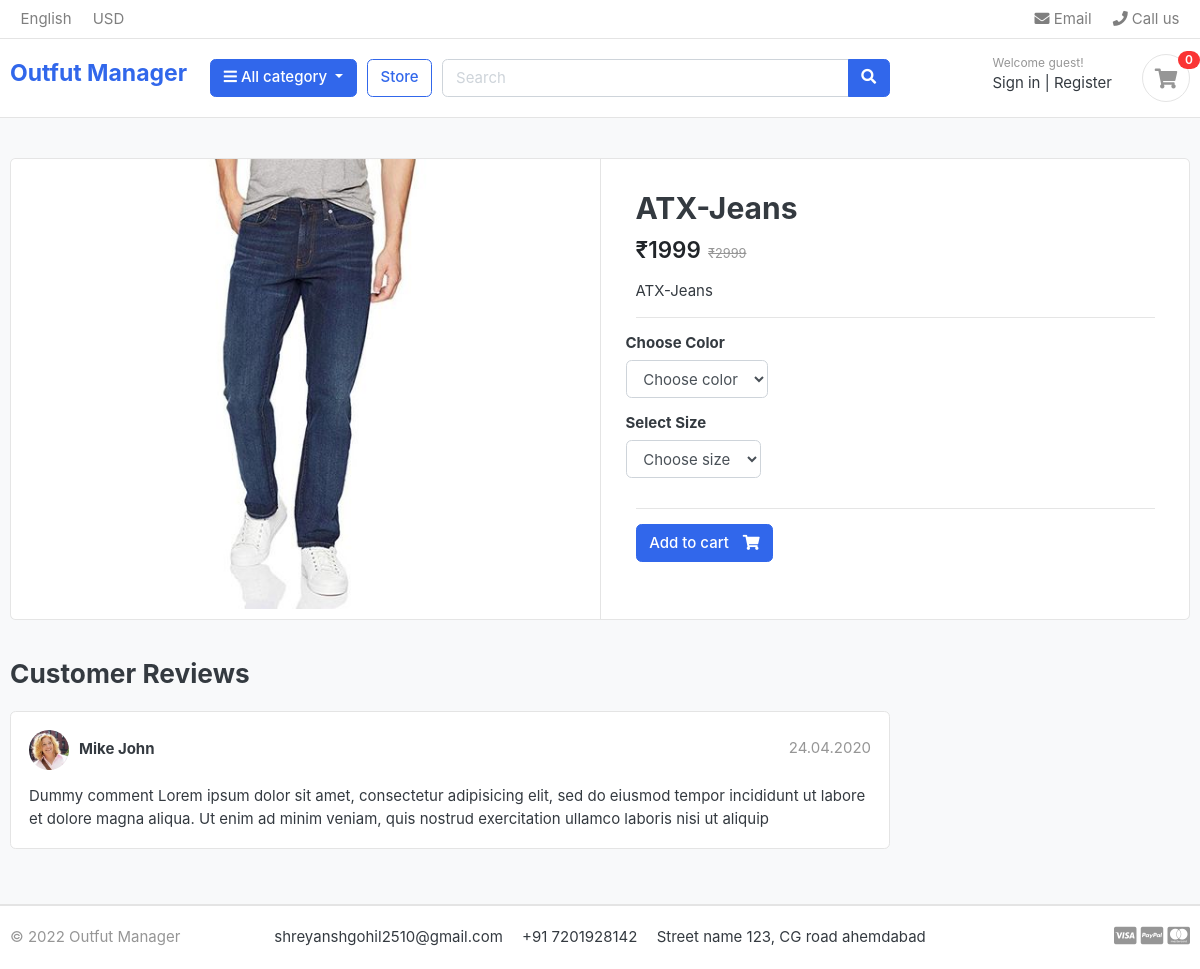
Screenshot of /single_product/372b02a9-1a77-4600-a771-989e340ffc80/ with the database file from the repository.
### store/models.py (models this page shows, shortened)
class Product(models.Model):
    category = models.ForeignKey(Category,on_delete=models.CASCADE)
    product_name = models.CharField(max_length=200)
    product_desc = models.TextField()
    price_main = models.IntegerField(validators=[MinValueValidator(0)],blank=True,null=True)
    price_discount = models.IntegerField(validators=[MinValueValidator(0)])
    product_img = models.ImageField(default='default/default.jpg',null=True,blank =True,upload_to ='products' )
    stock = models.IntegerField(validators=[MinValueValidator(0)])
    is_available = models.BooleanField(default=True)
    modified_date = models.DateTimeField(auto_now=True)
    colors = models.ManyToManyField('Color')
    sizes = models.ManyToManyField('Size')
    created = models.DateTimeField(auto_now_add=True,null=True)
    id = models.UUIDField(default = uuid.uuid4,unique = True,primary_key = True,editable = False)

### store/views.py (the view)
# urls.py: path('single_product/<str:pk>/',views.single_product,name='single_product'),
def single_product(request, pk):
    single_product = Product.objects.get(id=pk)
    in_cart = CartItem.objects.filter(cart__cart_id=_cart_id(request), product=single_product).exists()
    context = {'product': single_product, 'in_cart': in_cart}
    return render(request, 'store/single-product.html', context)

### store/context_processors.py (called while the page is built)
def menu_links(requst):
    links = Category.objects.all()
    return dict(links=links)

def counter(request):
    cart_count = 0
    cart = Cart.objects.filter(cart_id=_cart_id(request))
    if request.user.is_authenticated:
        cart_iteams = CartItem.objects.all().filter(user = request.user)
    else:
        cart_iteams = CartItem.objects.all().filter(cart=cart[:1])
    for cart_iteam in cart_iteams:
        cart_count += cart_iteam.quantity
    return dict(cart_count=cart_count)

### store/models.py (called while the page is built)
    def cat_url(self):
        return reverse('store_cat',args=[self.category_name])

### store/views.py (called while the page is built)
def _cart_id(request):
    cart = request.session.session_key
    if not cart:
        cart = request.session.create()
    return cart

### store/templates/store/single-product.html (shortened to what this page needs)
{%extends 'main.html'%}
{%block content%}
<section class="section-content padding-y bg">
  <div class="container">
    <div class="card">
      <div class="row no-gutters">
        <aside class="col-md-6">
          <article class="gallery-wrap">
            <div class="img-big-wrap">
              <a href="{{product.product_img.url}}"><img src="{{product.product_img.url}}"></a>
            </div>
          </article>
        </aside>
        <main class="col-md-6 border-left">
          <form action="{% url 'add_cart' product.id %}" method="get">
          <article class="content-body">
            <h2 class="title">{{product.product_name}}</h2>
            <div class="mb-3">
              <var class="price h4">&#8377;{{product.price_discount}}</var>
              {%if product.price_main%}
              <del class="price-old">&#8377;{{product.price_main}}</del>
              {%endif%}
            </div>
            <p>{{product.product_desc}}</p>
            <hr>
            <div class="row">
              <div class="item-option-select">
                <h6>Choose Color</h6>
                <select name="color" class="form-control" >
                  <option value="" disabled selected >Choose color</option>
                </select>
              </div>
            </div>
            <div class="row">
              <div class="item-option-select">
                <h6>Select Size</h6>
                <select name="size" class="form-control" required>
                  <option value="" disabled selected>Choose size</option>
                </select>
              </div>
            </div>
            <hr>
            {%if product.is_available%}
                {%if product.stock > 0 %}
                        <button type="submit"  class="btn  btn-primary"> <span class="text">Add to cart</span> <i
                          class="fas fa-shopping-cart"></i> </button>
                {%else%}
                    <h5 class="text-danger">Sorry! Product is out of stock</h5>
                {%endif%}
            {%else%}
                <h5 class="text-danger">Sorry! Product is Unavailable</h5>
            {%endif%}
          </article>
        </form>
        </main>
      </div>
    </div>
    <br>
    <div class="row">
      <div class="col-md-9">
        <header class="section-heading">
          <h3>Customer Reviews </h3>
        </header>
        <article class="box mb-3">
          <div class="icontext w-100">
            <img src="./images/avatars/avatar1.jpg" class="img-xs icon rounded-circle">
            <div class="text">
              <span class="date text-muted float-md-right">24.04.2020 </span>
              <h6 class="mb-1">Mike John </h6>
            </div>
          </div>
          <div class="mt-3">
            <p>
              Dummy comment Lorem ipsum dolor sit amet, consectetur adipisicing elit, sed do eiusmod
              tempor incididunt ut labore et dolore magna aliqua. Ut enim ad minim veniam,
              quis nostrud exercitation ullamco laboris nisi ut aliquip
            </p>
          </div>
        </article>
      </div>
    </div>
  </div>
</section>
{%endblock content%}

### static/css/ui.css (style rules this page uses)
html { font-family: "Inter", sans-serif; font-size: 15px; }
.content-body { flex: 1 1 auto; padding: 2rem 2.3rem; }
.img-xs, .img-sm, .img-md, .img-lg { -o-object-fit: cover; object-fit: cover; flex-shrink: 0; flex-grow: 0; }
.img-xs { width: 40px; height: 40px; }
.padding-y { padding-top: 40px; padding-bottom: 40px; }
var { font-style: normal; }
article:after, .form-group:after { display: block; clear: both; content: ""; }
.bg { background-color: #f8f9fa; }
.section-heading { margin-bottom: 20px; margin-top: 15px; }
p:last-child { margin-bottom: 0; }
.btn .text + i { margin-left: 10px; }
.icontext { display: inline-flex; align-items: center; vertical-align: middle; }
.icontext .text { width: 100%; line-height: 1.2; }
.icontext .icon { position: relative; margin-right: 10px; flex-shrink: 0; flex-grow: 0; }
.price { font-weight: 600; color: #212529; }
.price-old { color: #969696; margin-left: 3px; font-size: 85%; }
.box { padding: 18px; background: #fff; border-radius: 0.37rem; border: 1px solid #e4e4e4; }
.box img { max-width: 100%; }
.gallery-wrap .img-big-wrap { margin-bottom: 10px; border-radius: 0.37rem; overflow: hidden; background-color: #fff; }
.gallery-wrap .img-big-wrap a { text-align: center; display: block; }
.gallery-wrap .img-big-wrap img { height: 450px; width: auto; display: inline-block; }
.item-option-select { margin-bottom: 1rem; display: inline-block; margin-right: 15px; }

### rows the page displays
Product: product_img (picture), product_name "ATX-Jeans", price_discount "1999", price_main "2999", product_desc "ATX-Jeans"

### other values shown
{{ cart_count }} "0"
